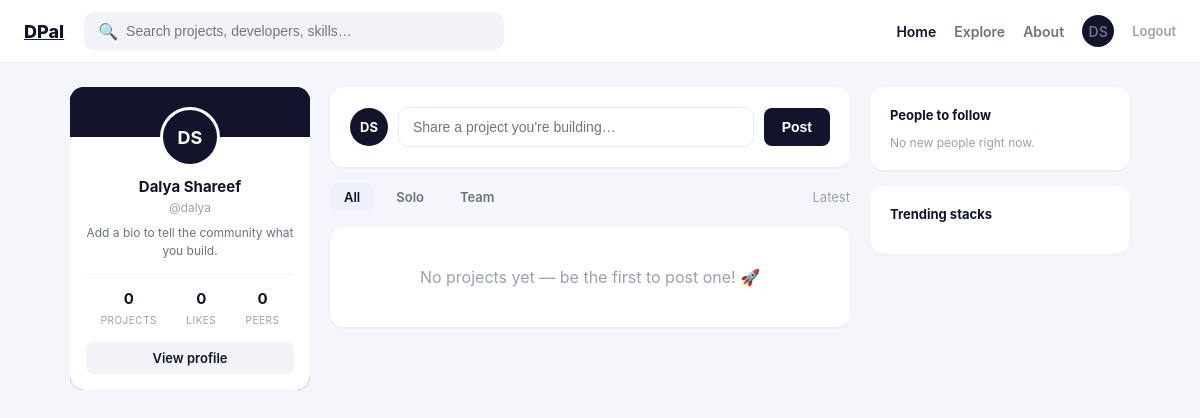
Before: /dashboard (signed in) with the older database file.
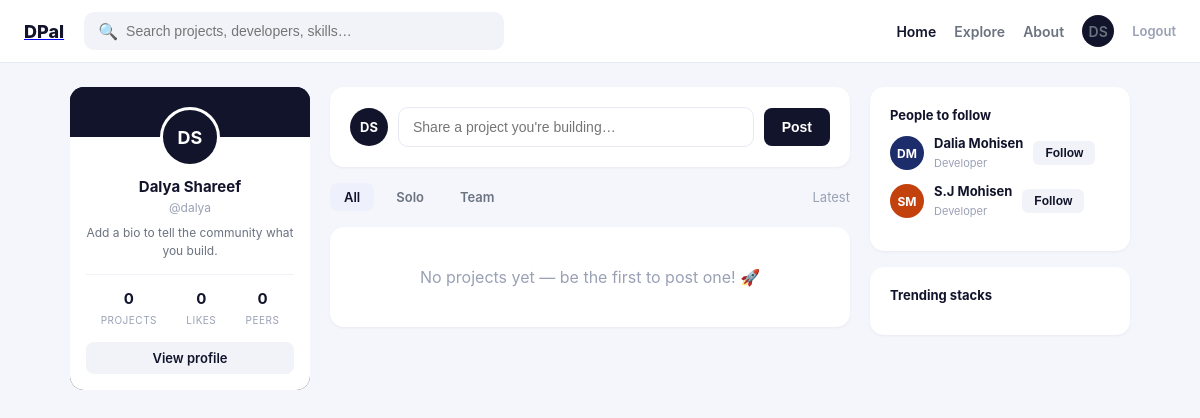
After: the same page with the newer database file.
### users_app/models.py (models this page shows, shortened)
class User(models.Model):
    full_name   = models.CharField(max_length=255)
    handle      = models.CharField(max_length=50, unique=True, blank=True)
    email       = models.EmailField(max_length=255, unique=True)
    password    = models.CharField(max_length=255, blank=True, default='')
    bio         = models.TextField(blank=True, default='')
    role_title  = models.CharField(max_length=120, blank=True, default='')
    github_url  = models.CharField(max_length=255, blank=True, default='')
    location    = models.CharField(max_length=120, blank=True, default='')
    avatar      = models.ImageField(upload_to='avatars/', blank=True, null=True)
    github_id   = models.CharField(max_length=50, blank=True, null=True, unique=True)
    created_at  = models.DateTimeField(auto_now_add=True)
    updated_at  = models.DateTimeField(auto_now=True)
    objects     = UserManager()
    @property
    def initials(self):
        parts = self.full_name.split(' ')
        if len(parts) >= 2:
            return (parts[0][0] + parts[1][0]).upper()
        return self.full_name[:2].upper()

### projects_app/views.py (the view)
# urls.py: path('dashboard', views.dashboard, name='dashboard'),
def dashboard(request):
    check = auth_required(request)
    if check: return check
    logged_user = User.objects.get(id=request.session['user_id'])
    search = request.GET.get('q', '')
    ptype  = request.GET.get('type', '')
    projects = Project.objects.all().select_related('owner').prefetch_related(
        'likes', 'comments', 'contributors__user'
    ).order_by('-created_at')
    if search:
        projects = projects.filter(
            Q(title__icontains=search) | Q(tech_stack__icontains=search)
        )
    if ptype in ['solo', 'team']:
        projects = projects.filter(project_type=ptype)
    liked_ids = set(Like.objects.filter(user=logged_user).values_list('project_id', flat=True))
    own_projects_count = Project.objects.filter(owner=logged_user).count()
    own_likes_total = sum(p.likes.count() for p in Project.objects.filter(owner=logged_user))
    peers_count = Follow.objects.filter(followed=logged_user).count()
    people_to_follow = User.objects.exclude(id=logged_user.id).exclude(
        id__in=Follow.objects.filter(follower=logged_user).values_list('followed_id', flat=True)
    )[:3]
    following_ids = set(Follow.objects.filter(follower=logged_user).values_list('followed_id', flat=True))
    all_tech = set()
    for p in Project.objects.all():
        all_tech.update(p.tech_list)
    trending = list(all_tech)[:6]
    errors = {}
    for key in ['title', 'description', 'tech_stack', 'project_type']:
        val = request.session.pop(f'proj_err_{key}', None)
        if val:
            errors[key] = val
    context = {
        'logged_user': logged_user,
        'projects': projects,
        'liked_ids': liked_ids,
        'search': search,
        'ptype': ptype,
        'errors': errors,
        'own_projects_count': own_projects_count,
        'own_likes_total': own_likes_total,
        'peers_count': peers_count,
        'people_to_follow': people_to_follow,
        'following_ids': following_ids,
        'trending': trending,
    }
    return render(request, 'dashboard.html', context)

### projects_app/views.py (called while the page is built)
def auth_required(request):
    if not request.session.get('user_id'):
        return redirect('/')
    return None

### projects_app/templates/dashboard.html (shortened to what the changed rows need)
{% load static %}
<!DOCTYPE html>
<html lang="en">
<head>
<link rel="stylesheet" href="{% static 'css/dashboard.css' %}">
</head>
<body>
<div class="container">
  <div>
    <div class="card" style="margin-bottom:16px;">
      <div class="sidebar-title">People to follow</div>
      {% for person in people_to_follow %}
      <div class="person">
        <div class="av" style="background:{% cycle '#1d2c6b' '#c2410c' '#1e3a8a' %};">{{ person.initials }}</div>
        <div>
          <b>{{ person.full_name }}</b>
          <span>{{ person.role_title|default:"Developer" }}</span>
        </div>
        <form action="/user/follow/{{ person.id }}" method="POST">
          <button type="submit" class="follow-btn">Follow</button>
        </form>
      </div>
      {% empty %}
      <p style="font-size:12px;color:#9aa1b5;">No new people right now.</p>
      {% endfor %}
    </div>
  </div>
</div>
</body>
</html>

Changed rows visible on the page:
added User: initials "DM", full_name "Dalia Mohisen", role_title "Developer"
added User: initials "SM", full_name "S.J Mohisen", role_title "Developer"
Other visible differences:
text no longer shown: "No new people right now."
